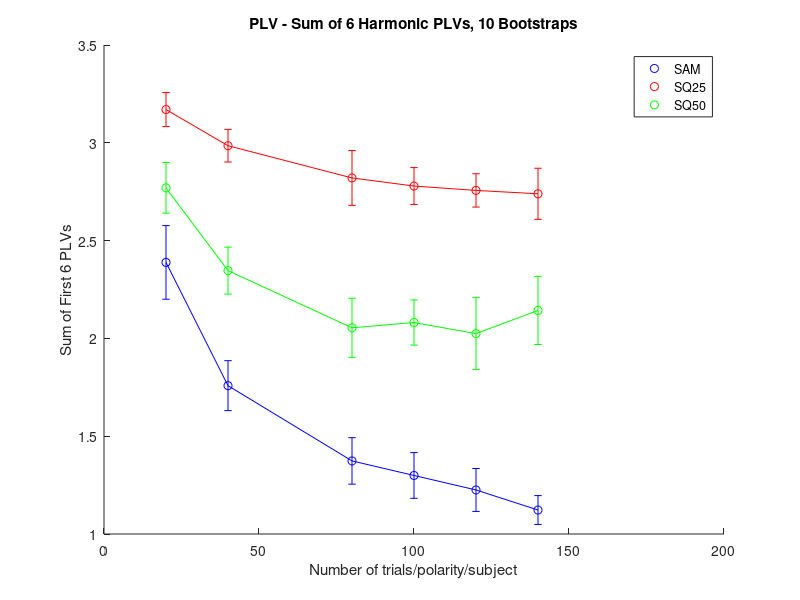

Write the MATLAB code that produced this figure.
%Plots Means and std of the average trials:

clear all
close all

%% Import data:

PLV = 1; %if 1, plot PLV, if 0, plot MAG


if PLV == 0

    load('SAM_MAG_all_m.mat');
    load('SQ25_MAG_all_m.mat');
    load('SQ50_MAG_all_m.mat');
    
    trials = SAM_MAG_all_means(:,1);
    
    means = [SAM_MAG_all_means(:,2),SQ25_MAG_all_means(:,2),SQ50_MAG_all_means(:,2)];
    stds = [SAM_MAG_all_means(:,3),SQ25_MAG_all_means(:,3),SQ50_MAG_all_means(:,3)];


%     means = [SAM_all_means(:,2),SQ25_all_means(:,2),SQ50_all_means(:,2)];
%     stds = [SAM_all_means(:,3),SQ25_all_means(:,3),SQ50_all_means(:,3)];


    
    ti = "MAG - Sum of 6 Harmonic MAGs, 10 Bootstraps";
    yl = "Sum of First 6 Harmonics (uV)";

else
   
    load('SAM_PLV_all_m.mat');
    load('SQ25_PLV_all_m.mat');
    load('SQ50_PLV_all_m.mat');
    
    trials = SAM_PLV_all_means(:,1);

    means = [SAM_PLV_all_means(:,2),SQ25_PLV_all_means(:,2),SQ50_PLV_all_means(:,2)];
    stds = [SAM_PLV_all_means(:,3),SQ25_PLV_all_means(:,3),SQ50_PLV_all_means(:,3)];
    
      
    ti = "PLV - Sum of 6 Harmonic PLVs, 10 Bootstraps";
    yl = "Sum of First 6 PLVs";

end



hold on

    scatter(trials,means(:,1),'b');
    scatter(trials,means(:,2),'r');
    scatter(trials,means(:,3),'g');
    errorbar(trials,means(:,1),stds(:,1),'b');
    errorbar(trials,means(:,2),stds(:,2),'r');
    errorbar(trials,means(:,3),stds(:,3),'g');
    
hold off
legend("SAM","SQ25","SQ50");
title(ti)
xlabel("Number of trials/polarity/subject")
ylabel(yl)

